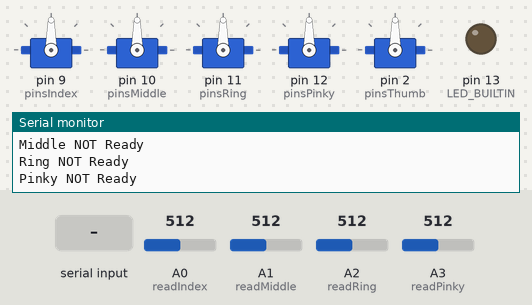
Recording of a sketch running on a simulated Arduino Uno, built with avr-gcc and run on an emulated ATmega328P. Parts: 5 × servo, output pins drawn as LEDs (lit = HIGH), the last lines printed to the serial monitor. The inputs (shaded band) are chosen by the test bench; at power-on: A0 (readIndex) = 512, A1 (readMiddle) = 512, A2 (readRing) = 512, A3 (readPinky) = 512.

Above: at 1.2 s.
1.3 s: "1" received over Serial
At 2.0 s:
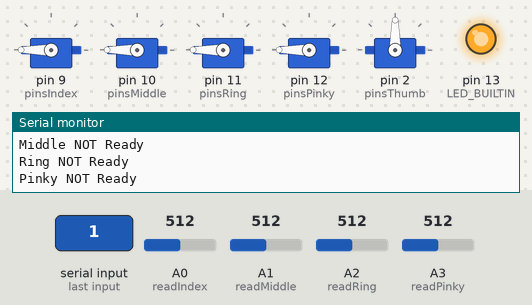
At 3.8 s:
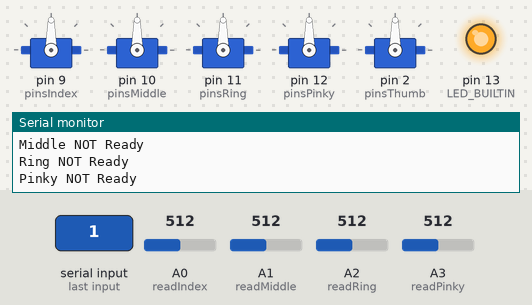
4.3 s: "0" received over Serial
At 9.12 s:
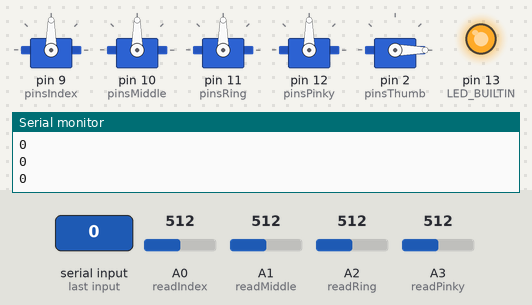
Timing chart, 0 to 10.8 s (numbered marks = the images above; inputs shaded):
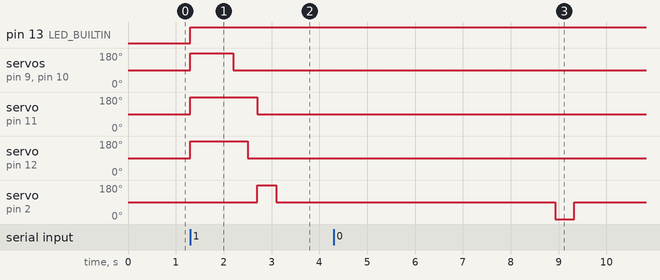

Measured:
- after the input at 1.3 s, pin 13 (LED_BUILTIN): LOW → HIGH at once; servo on pin 9 (pinsIndex): 90° → 180° at once, → 90° 0.90 s later
- after the input at 4.3 s, servo on pin 2 (pinsThumb): 90° → 0° after 4.6 s, → 90° 0.40 s later

The sketch:

control_final.ino
```cpp
#include <Servo.h>

//For 5 continuous servo motors:
Servo neuroServoIndex;
Servo neuroServoMiddle;
Servo neuroServoRing;
Servo neuroServoPinky;
Servo neuroServoThumb;


int pinsIndex   = 9;    //pin connection
int pinsMiddle  = 10;   //pin connection
int pinsRing    = 11;   //pin connection
int pinsPinky   = 12;   //pin connection
int pinsThumb   = 2;    //pin connection


int readIndex   = A0;
int readMiddle  = A1;
int readRing    = A2;
int readPinky   = A3;


void setup() {
 // put your setup code here, to run once:
 Serial.begin(9600);
 pinMode(LED_BUILTIN, OUTPUT);
 neuroServoIndex.attach(pinsIndex);
 neuroServoMiddle.attach(pinsMiddle);
 neuroServoRing.attach(pinsRing);
 neuroServoPinky.attach(pinsPinky);
 neuroServoThumb.attach(pinsThumb);

 pinMode(readIndex, INPUT);
 pinMode(readMiddle, INPUT);
 pinMode(readRing, INPUT);
 pinMode(readPinky, INPUT);

 if(closed(readIndex)){
  Serial.println("Index Ready");
 }
 else{
  Serial.println("Index NOT Ready");
 }
 if(closed(readMiddle)){
  Serial.println("Middle Ready");
 }
 else{
  Serial.println("Middle NOT Ready");
 }
 if(closed(readRing)){
  Serial.println("Ring Ready");
 }
 else{
  Serial.println("Ring NOT Ready");
 }
 if(closed(readPinky)){
  Serial.println("Pinky Ready");
 }
 else{
  Serial.println("Pinky NOT Ready");
 }
}

bool closed(int finger) {
  int r1 = analogRead(finger);
  int r2 = analogRead(finger);
  int r3 = analogRead(finger);

  if(r1 > 1000 && r2 > 1000 && r3 > 1000){
    Serial.println("yes");
    return true;
  }
  else{
    return false;
  }
}

void contract(int sig, Servo motor, int del, bool flag){
  int count = 0;
  while(!flag && count < 200){
    motor.write(0);
    delay(del);
    motor.write(90);
    flag    = closed(sig);
    bool temp_flag = closed(sig);
    flag = flag + temp_flag;
    count++;
  }
}

void loop() {

 if (Serial.available()){
   char data = Serial.read();
   if (data == '1'){
     //Write to index, middle, ring, and pinky fingers
     digitalWrite(LED_BUILTIN, HIGH);
     neuroServoIndex.write(180);
     neuroServoMiddle.write(180);
     neuroServoRing.write(180);
     neuroServoPinky.write(180);
     delay(900);
     neuroServoIndex.write(90);
     neuroServoMiddle.write(90);
     delay(300);
     neuroServoPinky.write(90);
     delay(200);
     neuroServoRing.write(90);

     //Write to thumb
     neuroServoThumb.write(180);
     delay(400);
     neuroServoThumb.write(90);
   }
   else if (data == '0'){
    bool flagIndex    = closed(readIndex);  Serial.println((int)flagIndex);
    bool flagMiddle   = closed(readMiddle); Serial.println((int)flagMiddle);
    bool flagRing     = closed(readRing);   Serial.println((int)flagRing);
    bool flagPinky    = closed(readPinky);  Serial.println((int)flagPinky);

    contract(readPinky, neuroServoPinky, 4, flagPinky);
    contract(readRing, neuroServoRing, 6, flagRing);
    contract(readMiddle, neuroServoMiddle, 4, flagMiddle);
    contract(readIndex, neuroServoIndex, 6, flagIndex);
    // int counter = 0;

    // while((!(flagIndex && flagMiddle && flagRing && flagPinky)) && counter < 200){
    //   if(!flagIndex){
    //     neuroServoIndex.write(0);
    //     delay(8);
    //     neuroServoIndex.write(90);
    //     flagIndex    = closed(readIndex);
    //   }
    //   if(!flagMiddle){
    //     neuroServoMiddle.write(0);
    //     delay(4);
    //     neuroServoMiddle.write(90);
    //     flagMiddle    = closed(readMiddle);
    //           Serial.println(counter);
    //   }
    //   if(!flagRing){
    //     neuroServoRing.write(0);
    //     delay(4);
    //     neuroServoRing.write(90);
    //     flagRing    = closed(readRing);
    //   }
    //   if(!flagPinky){
    //     neuroServoPinky.write(0);
    //     delay(4);
    //     neuroServoPinky.write(90);
    //     flagPinky    = closed(readPinky);
    //   }
    //   counter++;
    //   // Serial.println(counter);
    // }

     //Write to thumb
     neuroServoThumb.write(0);
     delay(400);
     neuroServoThumb.write(90);
   }
 }
}
```
